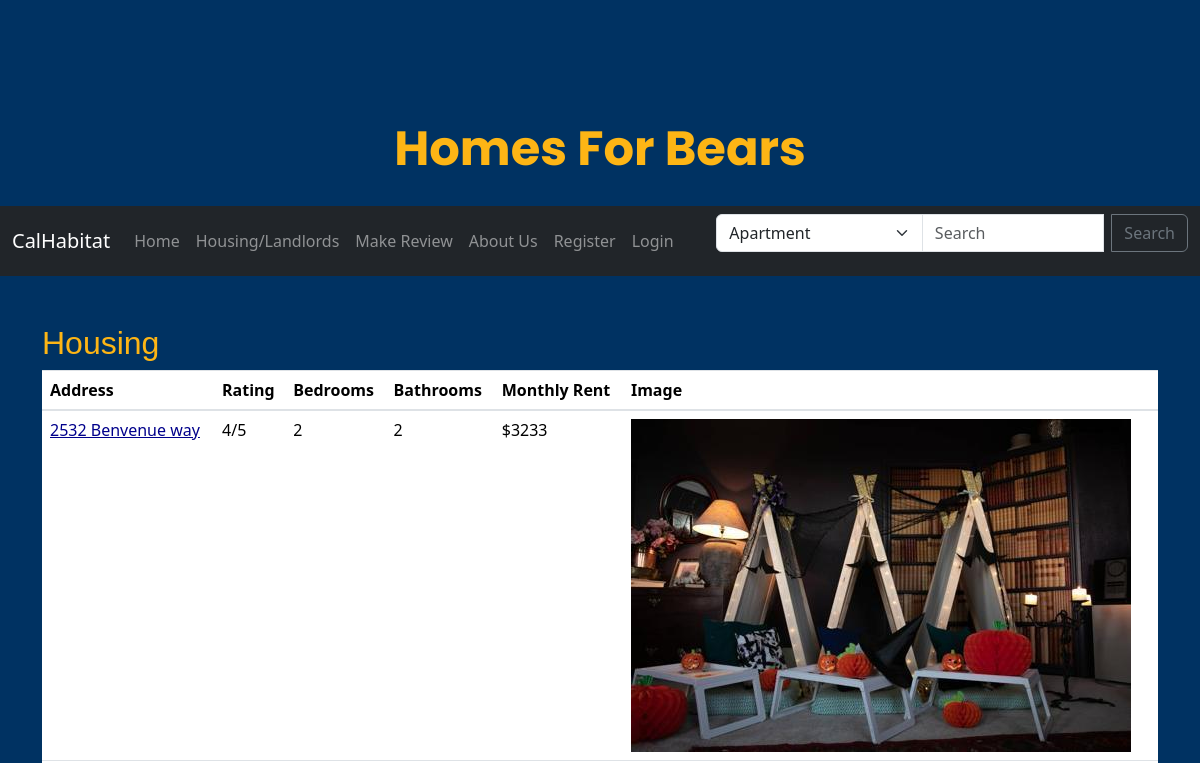
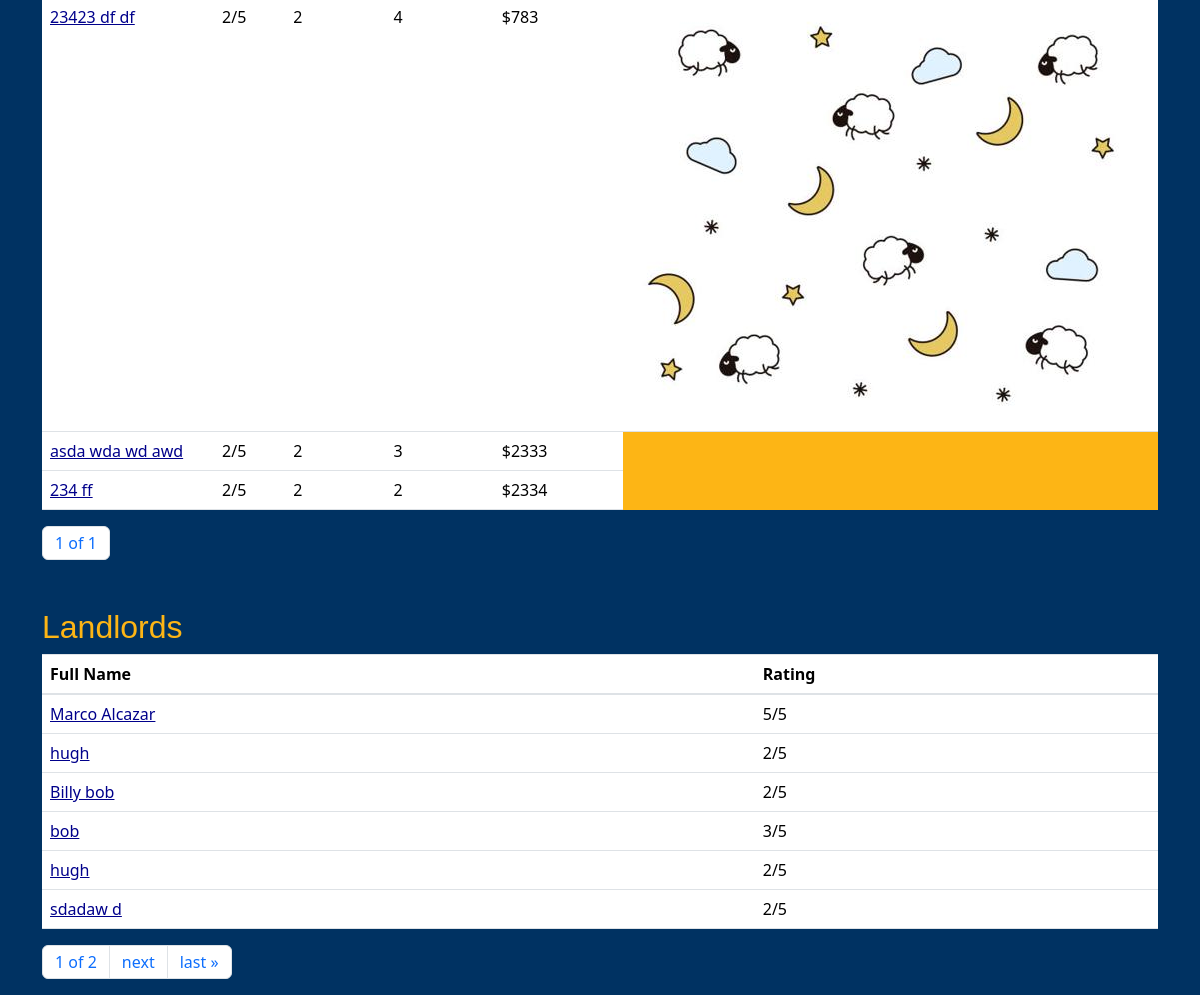
Screenshot of /apartmentss/ with the database file from the repository (2 pictures, top to bottom).
### myapp/models.py (models this page shows, shortened)
class Housing(models.Model):
    Address = models.CharField(max_length=50)
    Bedrooms = models.IntegerField(default="", validators=[MinValueValidator(1), MaxValueValidator(25)])
    Bathrooms = models.IntegerField(default="", validators=[MinValueValidator(1), MaxValueValidator(25)])
    Description = models.CharField(max_length=250, default="")
    Rating = models.IntegerField(default="", validators=[MinValueValidator(1), MaxValueValidator(5)])
    Price = models.IntegerField(default="", validators=[MinValueValidator(500), MaxValueValidator(50000)])
    LandLord = models.CharField(max_length=200, default="")
    housing_image = models.ImageField(null=True, blank=True, upload_to="images/")
    housing_image2 = models.ImageField(null=True, blank=True, upload_to="images/")
    housing_image3 = models.ImageField(null=True, blank=True, upload_to="images/")
    housing_image4 = models.ImageField(null=True, blank=True, upload_to="images/")
    housing_image5 = models.ImageField(null=True, blank=True, upload_to="images/")

class Landlord(models.Model):
    FullName= models.CharField(max_length = 60, default = "")
    Rating = models.IntegerField(default = "", validators=[MinValueValidator(1), MaxValueValidator(5)])
    Description = models.CharField(max_length = 250, default = "")

### myapp/views.py (the view)
# urls.py: path("apartmentss/", apartmentss.as_view(), name = "apartmentss"),
class apartmentss(ListView):
   template_name = 'myapp/apartmentss.html'
   context_object_name = 'apartmentss'
   model = Housing
   paginate_by = 6
   def get_context_data(self, **kwargs):
       context = super().get_context_data(**kwargs)
       apartment_queryset = Housing.objects.all()
       apartment_paginator = Paginator(apartment_queryset, self.paginate_by)
       apartment_page = self.request.GET.get('apartment_page')
       try:
           apartments = apartment_paginator.get_page(apartment_page)
       except PageNotAnInteger:
           apartments = apartment_paginator.get_page(1)
       except EmptyPage:
           apartments = apartment_paginator.get_page(apartment_paginator.num_pages)
       context['apartments'] = apartments
       landlord_queryset = Landlord.objects.all()
       landlord_paginator = Paginator(landlord_queryset, self.paginate_by)
       landlord_page = self.request.GET.get('landlord_page')
       try:
           landlords = landlord_paginator.get_page(landlord_page)
       except PageNotAnInteger:
           landlords = landlord_paginator.get_page(1)
       except EmptyPage:
           landlords = landlord_paginator.get_page(landlord_paginator.num_pages)
       context['landlords'] = landlords
       return context

### myapp/templates/myapp/apartmentss.html (shortened to what this page needs)
<link rel="stylesheet" href="https://maxcdn.bootstrapcdn.com/bootstrap/4.5.2/css/bootstrap.min.css">
<link href="https://cdn.jsdelivr.net/npm/bootstrap@5.3.2/dist/css/bootstrap.min.css" rel="stylesheet">
{% load static %}
    <center>
    <h1 class='berkeley-gold'>Homes For Bears</h1>
    {% include 'myapp/nav.html' %}
  </center>
  <div class="container mt-5">
    <h2 class="custom-heading-color">Housing</h2>
    <table class="table table-hover custom-table-color">
        <thead>
            <tr>
                <th>Address</th>
                <th>Rating</th>
                <th>Bedrooms</th>
                <th>Bathrooms</th>
                <th>Monthly Rent</th>
                <th>Image</th>
            </tr>
        </thead>
        <tbody>
            {% for house in apartments %}
            <tr>
                <td>
                    <a href="{% url 'show-house' house.id %}" class="custom-link-color">
                        {{ house.Address }}
                    </a>
                </td>
                <td>{{ house.Rating }}/5</td>
                <td>{{ house.Bedrooms }}</td>
                <td>{{ house.Bathrooms }}</td>
                <td>${{ house.Price }}</td>
                {% if house.housing_image %}
                <td><img src="{{ house.housing_image.url }}"></td>
                {% endif %}
            </tr>
            {% endfor %}
        </tbody>
    </table>
    <nav aria-label="Page navigation example">
        <ul class="pagination">
            <li class="page-item"><span class="page-link current-page">{{ apartments.number }} of {{ apartments.paginator.num_pages }}</span></li>
        </ul>
    </nav>
 </div>
 <div class="container mt-5">
    <h2 class="custom-heading-color">Landlords</h2>
    <table class="table table-hover custom-table-color">
        <thead>
            <tr>
                <th>Full Name</th>
                <th>Rating</th>
            </tr>
        </thead>
        <tbody>
            {% for landlord in landlords %}
            <tr>
                <td>
                    <a href="{% url 'show-landlord' landlord.id %}" class="custom-link-color">
                        {{ landlord.FullName }}
                    </a>
                </td>
                <td>{{ landlord.Rating }}/5</td>
            </tr>
            {% endfor %}
        </tbody>
    </table>
    <nav aria-label="Page navigation example">
        <ul class="pagination">
            <li class="page-item"><span class="page-link current-page">{{ landlords.number }} of {{ landlords.paginator.num_pages }}</span></li>
            {% if landlords.has_next %}
                <li class="page-item"><a class= "page-link" href="?landlord_page={{ landlords.next_page_number }}">next</a></li>
                <li class="page-item"><a class="page-link" href="?landlord_page={{ landlords.paginator.num_pages }}">last &raquo;</a></li>
            {% endif %}
        </ul>
    </nav>
 </div>

### myapp/templates/myapp/apartmentss.html (style rules this page uses)
.custom-table-color { background-color: #FDB515; }
.custom-link-color { color: #00008b; }
.custom-heading-color { color: #FDB515; font-family: 'Montserrat', sans-serif; }
h1 { font-family: 'Poppins', sans-serif; font-size: 48px; font-weight: 700; text-align: center; margin-top: 100px; background-color: #003262; color: #FDB515; padding: 20px; }
.berkeley-gold { color: #FDB515; }

### rows the page displays
Housing: Address "2532 Benvenue way", Rating "4", Bedrooms "2", Bathrooms "2", Price "3233", housing_image (picture)
Housing: Address "23423 df df", Rating "2", Bedrooms "2", Bathrooms "4", Price "783", housing_image (picture)
Housing: Address "asda wda wd awd", Rating "2", Bedrooms "2", Bathrooms "3", Price "2333"
Housing: Address "234 ff", Rating "2", Bedrooms "2", Bathrooms "2", Price "2334"
Landlord: FullName "Marco Alcazar", Rating "5"
Landlord: FullName "hugh", Rating "2"
Landlord: FullName "Billy bob", Rating "2"
Landlord: FullName "bob", Rating "3"
Landlord: FullName "hugh", Rating "2"
Landlord: FullName "sdadaw d", Rating "2"

### other values shown
{{ apartments.number }} "1"
{{ apartments.paginator.num_pages }} "1"
{{ landlords.number }} "1"
{{ landlords.paginator.num_pages }} "2"
